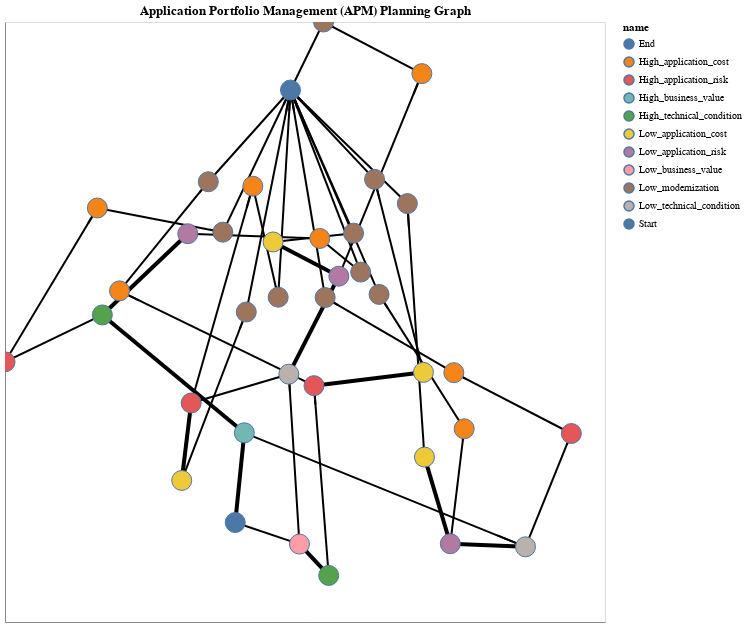

Notebook cell for this chart:
### Markdown cell above
### <font color="Blue">Interactive Application Portfolio Management (APM) Planning Graph</font>

### Code cell
# Get a pointer to the Knowledge Graph.

G = Global._planner_knowledge_graph.get_graph()
pos = nx.spring_layout(G)

# Create the planner graph using Altair Networkx library.

planner_graph = nxa.draw_networkx(
    G, 
    pos=pos,
    node_color='name',
    width='weight',
    node_size=400,
    edge_color='black',
    node_tooltip=['node', 'name:N', 'application_count', 'application'],
).properties(width=600, height=600, title='Application Portfolio Management (APM) Planning Graph')

# Display the planner graph.

planner_graph.interactive()
